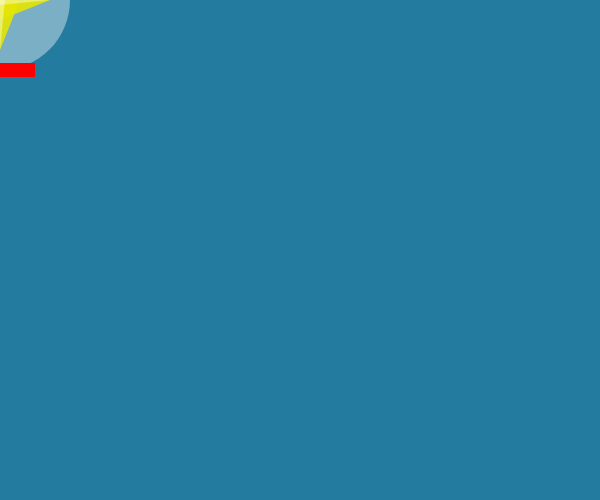
Frame 1 (no input)
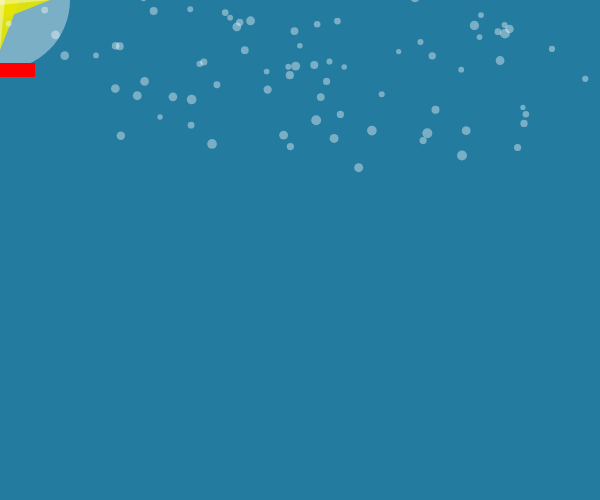
Frame 60 (no input)
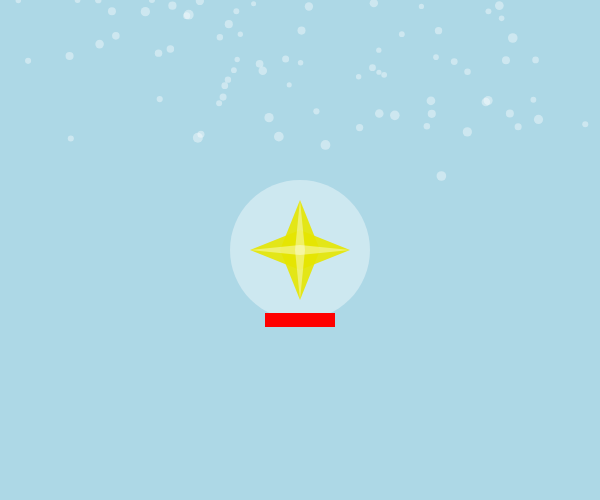
Frame 120 (the mouse pressed at the canvas centre since frame 60)

The p5.js sketch that drew these frames (run headless with seeded random() and noise() and a simulated clock; from frame 60 on, the mouse is pressed at the canvas centre):

// p5.js sketch
// ── sketch.js
let snowflakes = []; // array to hold snowflake objects
let snowGlobeR = 70; // radius of the snow globe (ellipse)
let gravity = 0.03; // reduced gravity for gentle motion
let colorChange = true;

function setup() {
  noCursor();
  createCanvas(600, 500);
  noStroke();
}

function draw() {
  if (colorChange){
    background("#247BA0");
  }
  else{
    background("lightblue");
  }
  
  let t = frameCount / 60; // update time

  // create a random number of snowflakes each frame
  for (let i = 0; i < random(2); i++) {
    // Reduced the number of snowflakes
    snowflakes.push(new Snowflake()); // append snowflake object
  }

  // the snow globe
  fill(255, 100);
  ellipse(mouseX, mouseY, snowGlobeR * 2);

  // star
  globeStar()

  // loop through snowflakes
  for (let flake of snowflakes) {
    flake.move(t); // update snowflake position
    flake.checkCollision(); // check if it collides with the snow globe
    flake.display(); // draw snowflake
  }

  // snow globe holder
  push();
  fill(255, 0, 0);
  rectMode(CENTER);
  rect(mouseX, mouseY + snowGlobeR, snowGlobeR, snowGlobeR * 0.2);
  pop();
}

class Snowflake {
  constructor() {
    // initialize snowflake positions
    this.posX = random(width);
    this.posY = random(-50, 0); // somewhere outside of the canvas
    this.initialangle = random(0, 2 * PI);
    this.size = random(5, 10); // snowflake size range
    this.radius = sqrt(random(pow(width / 2, 2))); // for normal motion
    this.isInGlobe = false; // track if it's inside the globe
    this.velX = random(-0.5, 0.5); // horizontal drift inside the globe
    this.velY = random(0, 0.5); // initial vertical velocity
    this.speedLimit = 1.5; // speed limit for snowflakes
  }

  move(time) {
    if (!this.isInGlobe) {
      // normal snowflake falling motion (not inside the globe)
      let w = 0.6; // angular speed
      let angle = w * time + this.initialangle;
      this.posX = width / 2 + this.radius * sin(angle);
      this.posY += pow(this.size, 0.5);

      // delete snowflake if past end of screen
      if (this.posY > height) {
        let index = snowflakes.indexOf(this);
        snowflakes.splice(index, 1);
      }
    } else {
      // gravity inside the globe
      this.velY += gravity; // small gravity effect 0.03
      this.posY += this.velY;
      this.posX += this.velX;

      // avoid fast falling
      this.velY = constrain(this.velY, -this.speedLimit, this.speedLimit);

      let distanceFromCenter = dist(this.posX, this.posY, mouseX, mouseY);

      // SNOWGLOBE GRAVITY
      // If snowflake hits the bottom or sides of the globe, move horizontally
      if (distanceFromCenter > snowGlobeR - this.size / 2) {
        let angle = atan2(this.posY - mouseY, this.posX - mouseX);
        this.velX = -cos(angle) * random(0.5, 1); // gentle reflection

        // keep the snowflake inside the snow globe's bottom edge
        this.posX = mouseX + (snowGlobeR - this.size / 2) * cos(angle);
        this.posY = mouseY + (snowGlobeR - this.size / 2) * sin(angle);
      }
    }
  }

  checkCollision() {
    // check if the snowflake touched the snow globe
    let distanceFromMouse = dist(this.posX, this.posY, mouseX, mouseY);
    if (distanceFromMouse < snowGlobeR) {
      this.isInGlobe = true; // once inside, it stays in the globe
    }
  }

  display() {
    ellipse(this.posX, this.posY, this.size);
  }
}

function mousePressed() {
  snowflakes = [];
  colorChange=!colorChange;
}

function globeStar(){
  push();
  fill(230, 230, 0, 230);
  quad(
    mouseX,
    mouseY - 50,
    mouseX + 20,
    mouseY,
    mouseX,
    mouseY + 50,
    mouseX - 20,
    mouseY
  );
  quad(
    mouseX - 50,
    mouseY,
    mouseX,
    mouseY - 20,
    mouseX + 50,
    mouseY,
    mouseX,
    mouseY + 20
  );
  fill(255,100)
  quad(
    mouseX,
    mouseY - 50,
    mouseX + 5,
    mouseY,
    mouseX,
    mouseY + 50,
    mouseX - 5,
    mouseY
  );
  quad(
    mouseX - 50,
    mouseY,
    mouseX,
    mouseY - 5,
    mouseX + 50,
    mouseY,
    mouseX,
    mouseY + 5
  );
  pop();}
